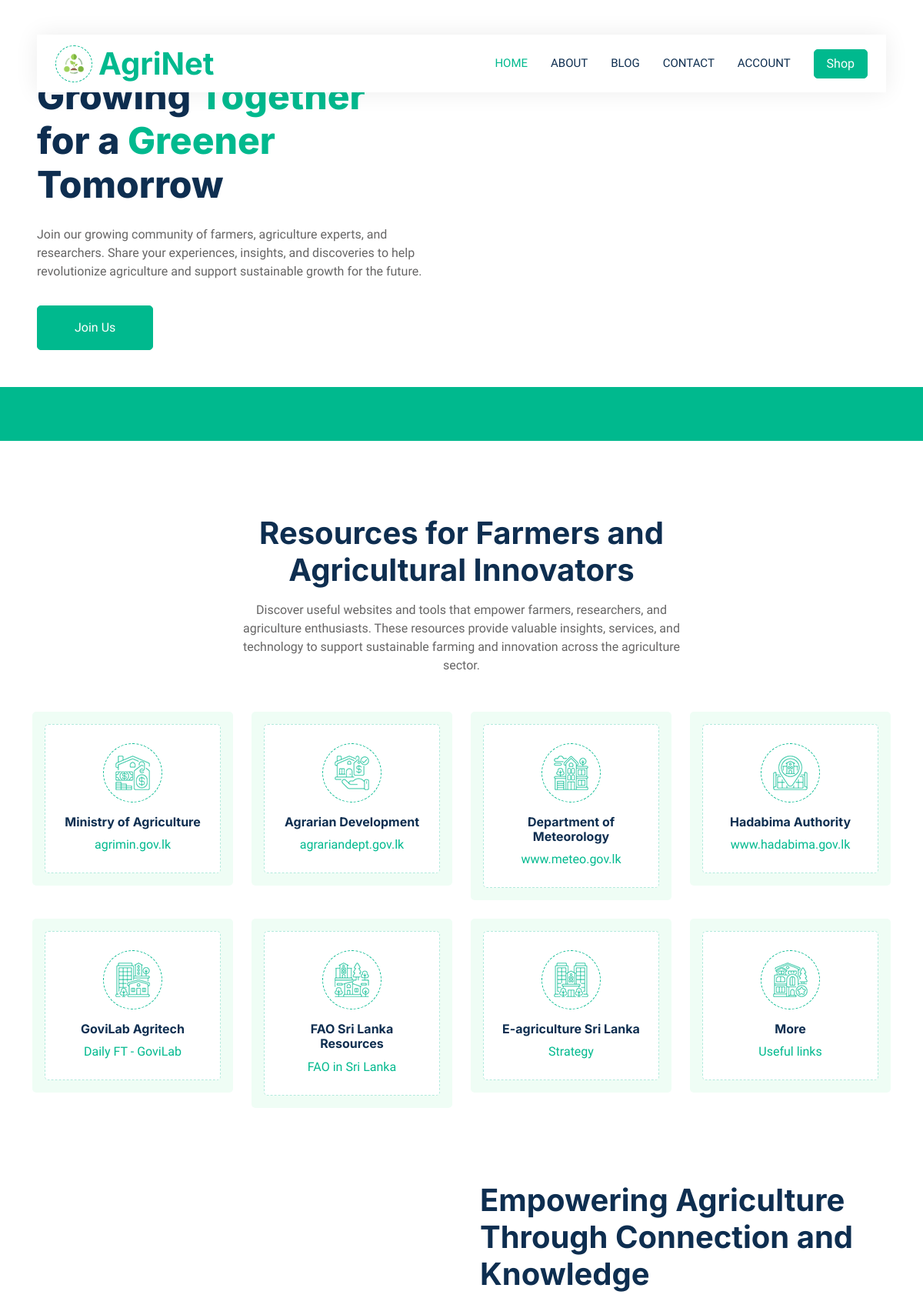
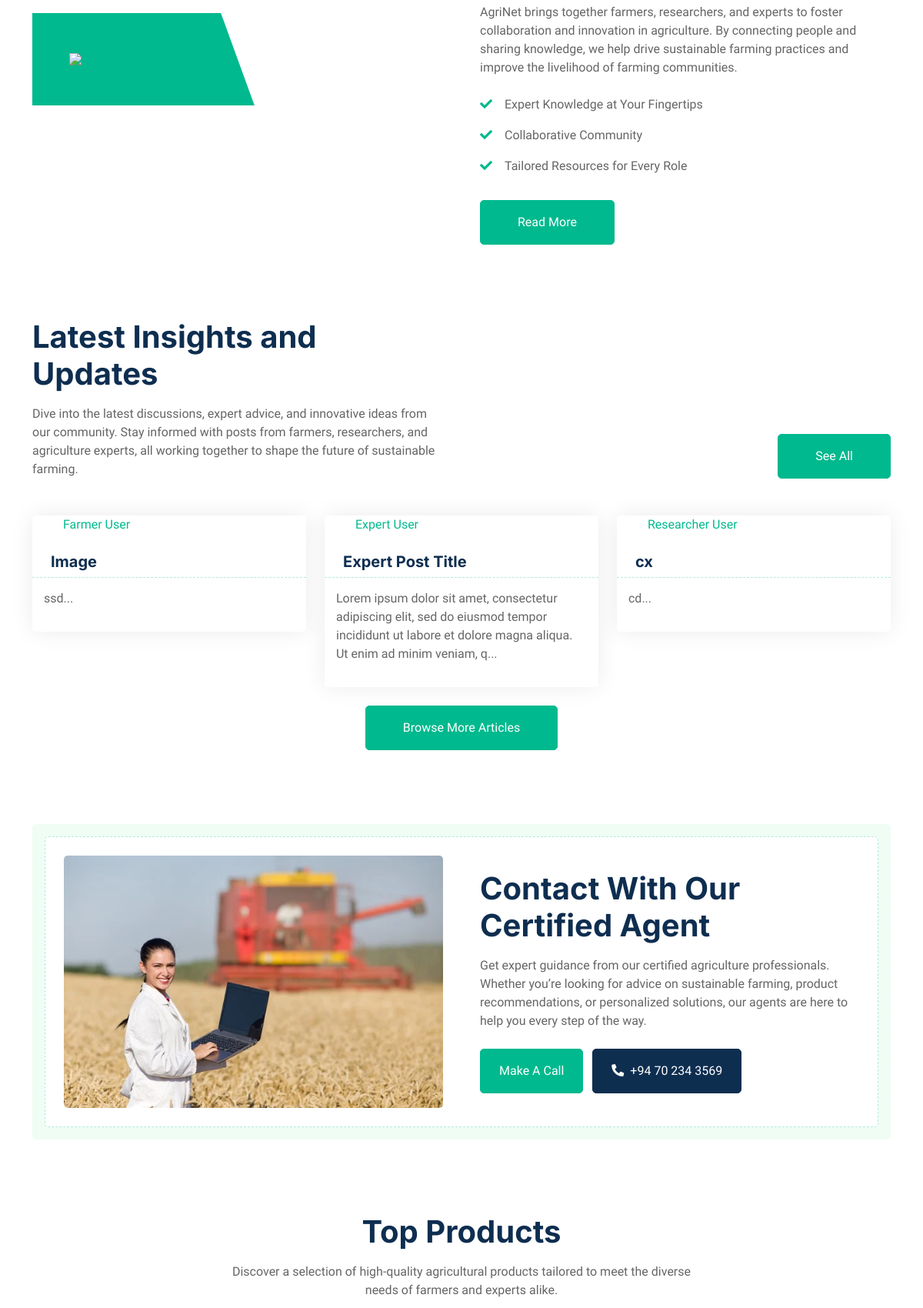
The page / (upper part) on the database its author committed (2 pictures, top to bottom).
### tables this page shows
CREATE TABLE `farmer_posts` (
  `id` int(11) NOT NULL,
  `user_id` int(11) DEFAULT NULL,
  `title` varchar(255) NOT NULL,
  `crop_type` varchar(255) DEFAULT NULL,
  `farm_size` decimal(10,2) DEFAULT NULL,
  `farm_location` varchar(255) DEFAULT NULL,
  `weather_conditions` varchar(255) DEFAULT NULL,
  `problem_description` text DEFAULT NULL,
  `solution_description` text DEFAULT NULL,
  `experience_description` text DEFAULT NULL,
  `created_at` timestamp NOT NULL DEFAULT current_timestamp(),
  `imgpath` varchar(255) DEFAULT NULL
);

CREATE TABLE `farmers` (
  `id` int(11) NOT NULL,
  `user_id` int(11) DEFAULT NULL,
  `full_name` varchar(255) DEFAULT NULL,
  `farm_name` varchar(255) DEFAULT NULL,
  `farm_location` varchar(255) DEFAULT NULL,
  `crops_grown` text DEFAULT NULL
);

CREATE TABLE `expert_posts` (
  `id` int(11) NOT NULL,
  `user_id` int(11) DEFAULT NULL,
  `topic` varchar(255) NOT NULL,
  `advice` text NOT NULL,
  `related_references` text DEFAULT NULL,
  `case_studies` text DEFAULT NULL,
  `created_at` timestamp NOT NULL DEFAULT current_timestamp(),
  `imgpath` varchar(255) DEFAULT NULL
);

CREATE TABLE `agriculture_experts` (
  `id` int(11) NOT NULL,
  `user_id` int(11) DEFAULT NULL,
  `full_name` varchar(255) DEFAULT NULL,
  `expertise_area` varchar(255) DEFAULT NULL,
  `years_of_experience` int(11) DEFAULT NULL
);

CREATE TABLE `researcher_posts` (
  `id` int(11) NOT NULL,
  `user_id` int(11) DEFAULT NULL,
  `research_title` varchar(255) NOT NULL,
  `research_field` varchar(255) DEFAULT NULL,
  `research_methodology` text DEFAULT NULL,
  `research_results` text DEFAULT NULL,
  `publication_link` varchar(255) DEFAULT NULL,
  `conclusion` text DEFAULT NULL,
  `created_at` timestamp NOT NULL DEFAULT current_timestamp(),
  `imgpath` varchar(255) DEFAULT NULL
);

CREATE TABLE `researchers` (
  `id` int(11) NOT NULL,
  `user_id` int(11) DEFAULT NULL,
  `full_name` varchar(255) DEFAULT NULL,
  `affiliation` varchar(255) DEFAULT NULL,
  `research_field` varchar(255) DEFAULT NULL,
  `publications` text DEFAULT NULL
);

### index.php (the view, shortened to what the rows shown need)
<?php
include 'db_connection.php';
?>
<?php
$farmer_post_query = "SELECT farmer_posts.*, farmers.full_name
                      FROM farmer_posts
                      INNER JOIN farmers ON farmer_posts.user_id = farmers.user_id
                      ORDER BY farmer_posts.created_at DESC LIMIT 1";
$farmer_post_result = mysqli_query($conn, $farmer_post_query);
$farmer_post = mysqli_fetch_assoc($farmer_post_result);
$expert_post_query = "SELECT expert_posts.*, agriculture_experts.full_name
                      FROM expert_posts
                      INNER JOIN agriculture_experts ON expert_posts.user_id = agriculture_experts.user_id
                      ORDER BY expert_posts.created_at DESC LIMIT 1";
$expert_post_result = mysqli_query($conn, $expert_post_query);
$expert_post = mysqli_fetch_assoc($expert_post_result);
$researcher_post_query = "SELECT researcher_posts.*, researchers.full_name
                          FROM researcher_posts
                          INNER JOIN researchers ON researcher_posts.user_id = researchers.user_id
                          ORDER BY researcher_posts.created_at DESC LIMIT 1";
$researcher_post_result = mysqli_query($conn, $researcher_post_query);
$researcher_post = mysqli_fetch_assoc($researcher_post_result);
?>
<!DOCTYPE html>
<html lang="en">
<head>
    <link href="https://cdnjs.cloudflare.com/ajax/libs/font-awesome/5.10.0/css/all.min.css" rel="stylesheet">
    <link href="https://cdn.jsdelivr.net/npm/bootstrap-icons@1.4.1/font/bootstrap-icons.css" rel="stylesheet">
    <link href="lib/animate/animate.min.css" rel="stylesheet">
    <link href="lib/owlcarousel/assets/owl.carousel.min.css" rel="stylesheet">
    <link href="css/bootstrap.min.css" rel="stylesheet">
    <link href="css/style.css" rel="stylesheet">
</head>
<body>
    <div class="container-xxl bg-white p-0">
        <div class="container-fluid nav-bar bg-transparent">
            <nav class="navbar navbar-expand-lg bg-white navbar-light py-0 px-4">
                <a href="index.php" class="navbar-brand d-flex align-items-center text-center">
                    <h1 class="m-0 text-primary">AgriNet</h1>
                </a>
            </nav>
        </div>
        <div class="container-fluid header bg-white p-0">
            <div class="row g-0 align-items-center flex-column-reverse flex-md-row">
                <div class="col-md-6 p-5 mt-lg-5">
                    <h1 class="display-5 animated fadeIn mb-4">Growing <span class="text-primary">Together</span> for
                        a <span class="text-primary">Greener</span> Tomorrow</h1>
                </div>
            </div>
        </div>
        <div class="container-xxl py-5">
            <div class="container">
                <div class="text-center mx-auto mb-5 wow fadeInUp" data-wow-delay="0.1s" style="max-width: 600px;">
                    <h1 class="mb-3">Resources for Farmers and Agricultural Innovators</h1>
                </div>
            </div>
        </div>
        <div class="container-xxl py-5" id="about">
            <div class="container">
                <div class="row g-5 align-items-center">
                    <div class="col-lg-6 wow fadeIn" data-wow-delay="0.5s">
                        <h1 class="mb-4">Empowering Agriculture Through Connection and Knowledge</h1>
                    </div>
                </div>
            </div>
        </div>
        <div class="container-xxl py-5">
            <div class="container">
                <div class="row g-0 gx-5 align-items-end">
                    <div class="col-lg-6">
                        <div class="text-start mx-auto mb-5 wow slideInLeft" data-wow-delay="0.1s">
                            <h1 class="mb-3">Latest Insights and Updates</h1>
                        </div>
                    </div>
                </div>
                <div class="tab-content">
                    <div id="tab-1" class="tab-pane fade show p-0 active">
                        <div class="row g-4">
                            <div class="col-lg-4 col-md-6 wow fadeInUp" data-wow-delay="0.1s">
                                <div class="property-item rounded overflow-hidden">
                                    <div class="position-relative overflow-hidden">
                                        <div
                                            class="bg-white rounded-top text-primary position-absolute start-0 bottom-0 mx-4 pt-1 px-3">
                                            <?php echo $farmer_post['full_name']; ?></div>
                                    </div>
                                    <div class="p-4 pb-0">
                                        <a class="d-block h5 mb-2"
                                            href="farmer_post.php?id=<?php echo $farmer_post['id']; ?>"><?php echo $farmer_post['title']; ?></a>
                                    </div>
                                    <div class="d-flex border-top">
                                        <p style="padding: 15px;">
                                            <?php echo substr($farmer_post['experience_description'], 0, 150); ?>...</p>
                                    </div>
                                </div>
                            </div>
                            <div class="col-lg-4 col-md-6 wow fadeInUp" data-wow-delay="0.1s">
                                <div class="property-item rounded overflow-hidden">
                                    <div class="position-relative overflow-hidden">
                                        <div
                                            class="bg-white rounded-top text-primary position-absolute start-0 bottom-0 mx-4 pt-1 px-3">
                                            <?php echo $expert_post['full_name']; ?></div>
                                    </div>
                                    <div class="p-4 pb-0">
                                        <a class="d-block h5 mb-2"
                                            href="expert_post.php?id=<?php echo $expert_post['id']; ?>"><?php echo $expert_post['topic']; ?></a>
                                    </div>
                                    <div class="d-flex border-top">
                                        <p style="padding: 15px;">
                                            <?php echo substr($expert_post['advice'], 0, 150); ?>...</p>
                                    </div>
                                </div>
                            </div>
                            <div class="col-lg-4 col-md-6 wow fadeInUp" data-wow-delay="0.1s">
                                <div class="property-item rounded overflow-hidden">
                                    <div class="position-relative overflow-hidden">
                                        <div
                                            class="bg-white rounded-top text-primary position-absolute start-0 bottom-0 mx-4 pt-1 px-3">
                                            <?php echo $researcher_post['full_name']; ?></div>
                                    </div>
                                    <div class="p-4 pb-0">
                                        <a class="d-block h5 mb-2"
                                            href="research_post.php?id=<?php echo $researcher_post['id']; ?>"><?php echo $researcher_post['research_title']; ?></a>
                                    </div>
                                    <div class="d-flex border-top">
                                        <p style="padding: 15px;">
                                            <?php echo substr($researcher_post['research_results'], 0, 150); ?>...</p>
                                    </div>
                                </div>
                            </div>
                        </div>
                    </div>
                </div>
            </div>
        </div>
        <div class="container-xxl py-5">
            <div class="container">
                <div class="bg-light rounded p-3">
                    <div class="bg-white rounded p-4" style="border: 1px dashed rgba(0, 185, 142, .3)">
                        <div class="row g-5 align-items-center">
                            <div class="col-lg-6 wow fadeIn" data-wow-delay="0.5s">
                                <div class="mb-4">
                                    <h1 class="mb-3">Contact With Our Certified Agent</h1>
                                </div>
                            </div>
                        </div>
                    </div>
                </div>
            </div>
        </div>
        <div class="container-xxl py-5">
            <div class="container">
                <div class="text-center mx-auto mb-5 wow fadeInUp" data-wow-delay="0.1s" style="max-width: 600px;">
                    <h1 class="mb-3">Top Products</h1>
                </div>
            </div>
        </div>
    </div>
</body>
</html>

### rows shown on the page
farmer_posts: farmers.full_name "Farmer User", title "Image", experience_description "ssd"
expert_posts: agriculture_experts.full_name "Expert User", topic "Expert Post Title", advice "Lorem ipsum dolor sit amet, consectetur adipiscing elit, sed do eiusmod tempor incididunt ut labore et dolore magna aliqua. Ut enim ad minim veniam, q"
researcher_posts: researchers.full_name "Researcher User", research_title "cx", research_results "cd"
